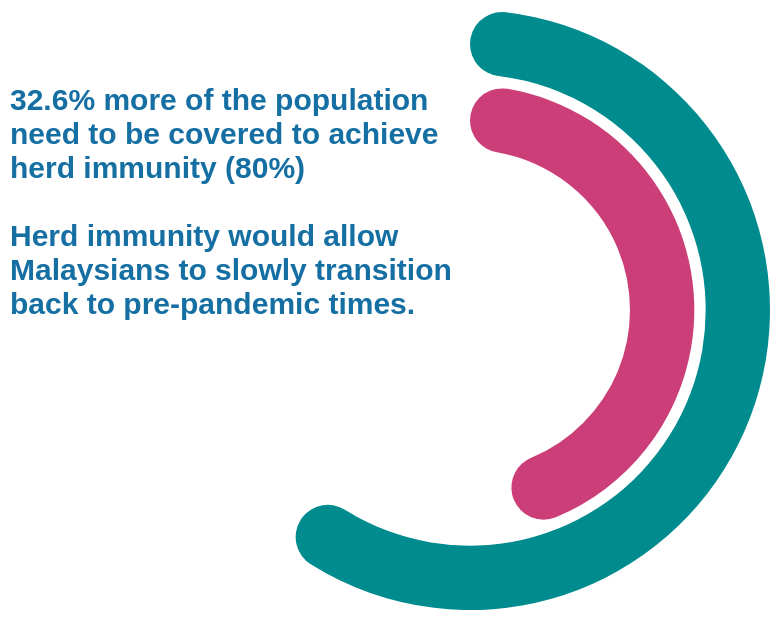

Express this chart as Vega-Lite.
### Vega specification from a JSON file in a GitHub repository (floating-point values rounded to 4 significant figures)
{"$sIDema": "https://vega.github.io/sIDema/vega/v5.json", "width": 300, "height": 300, "padding": 5, "signals": [{"name": "startAngle", "value": 0}, {"name": "endAngle", "value": 4}, {"name": "padAngle", "value": 0}, {"name": "bandPadding", "value": 0.15}, {"name": "innerRadius", "value": 80}, {"name": "cornerRadius", "value": 80}], "data": [{"name": "table", "values": [{"% Fully Vaccinated": 47.4, "% Partially Vaccinated": 0, "ID": 1}, {"% Fully Vaccinated": 0, "% Partially Vaccinated": 62.1, "ID": 2}], "transform": [{"type": "fold", "fields": ["% Fully Vaccinated", "% Partially Vaccinated"]}, {"type": "formula", "as": "c", "initonly": true, "expr": "if(datum.key==='% Fully Vaccinated','#CC3E78',if(datum.key==='% Partially Vaccinated','#008B8E','red'))"}, {"type": "stack", "groupby": ["ID"], "field": "value", "as": ["r0", "r1"]}]}], "scales": [{"name": "IDbands", "type": "band", "paddingInner": {"signal": "bandPadding"}, "range": [{"signal": "innerRadius"}, {"signal": "width/2"}], "domain": {"data": "table", "field": "ID"}}, {"name": "angle", "type": "linear", "range": [{"signal": "startAngle"}, {"signal": "endAngle"}], "nice": true, "zero": true, "domain": {"data": "table", "field": "r1"}}], "marks": [{"type": "arc", "from": {"data": "table"}, "encode": {"enter": {"x": {"signal": "width/2"}, "y": {"signal": "height / 2"}}, "update": {"fill": {"field": "c"}, "startAngle": {"scale": "angle", "field": "r0"}, "endAngle": {"scale": "angle", "field": "r1"}, "padAngle": {"signal": "padAngle"}, "innerRadius": {"scale": "IDbands", "field": "ID"}, "outerRadius": {"scale": "IDbands", "field": "ID", "offset": {"scale": "IDbands", "band": 1}}, "cornerRadius": {"signal": "cornerRadius"}, "tooltip": {"signal": "datum.key+':  '+datum.value+'%'"}}}}, {"type": "text", "encode": {"enter": {"fill": {"value": "#156fa3"}, "text": {"value": ["32.6% more of the population", "need to be covered to achieve", "herd immunity (80%)", "", "Herd immunity would allow", "Malaysians to slowly transition", "back to pre-pandemic times."]}, "fontSize": {"value": 15}, "x": {"value": -80}, "y": {"value": 50}, "fontWeight": {"value": "bold"}}}}], "config": {"view": {"strokeOpacity": 1, "stroke": "black"}}}
